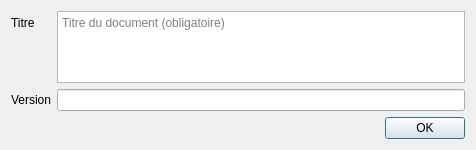
<?xml version="1.0" encoding="UTF-8"?>
<ui version="4.0">
 <class>ModifyTitleDialog</class>
 <widget class="QDialog" name="ModifyTitleDialog">
  <property name="geometry">
   <rect>
    <x>0</x>
    <y>0</y>
    <width>476</width>
    <height>150</height>
   </rect>
  </property>
  <property name="windowTitle">
   <string>Modification du Titre</string>
  </property>
  <layout class="QFormLayout" name="formLayout">
   <item row="1" column="1">
    <widget class="QTextEdit" name="textEditTitle">
     <property name="placeholderText">
      <string>Titre du document (obligatoire)</string>
     </property>
    </widget>
   </item>
   <item row="3" column="0" colspan="2">
    <widget class="QDialogButtonBox" name="buttonBox">
     <property name="orientation">
      <enum>Qt::Horizontal</enum>
     </property>
     <property name="standardButtons">
      <set>QDialogButtonBox::Ok</set>
     </property>
    </widget>
   </item>
   <item row="1" column="0">
    <widget class="QLabel" name="labelTitle">
     <property name="text">
      <string>Titre</string>
     </property>
     <property name="buddy">
      <cstring>textEditTitle</cstring>
     </property>
    </widget>
   </item>
   <item row="2" column="0">
    <widget class="QLabel" name="labelVersion">
     <property name="text">
      <string>Version</string>
     </property>
    </widget>
   </item>
   <item row="2" column="1">
    <widget class="QLineEdit" name="lineEditVersion"/>
   </item>
  </layout>
 </widget>
 <resources/>
 <connections>
  <connection>
   <sender>buttonBox</sender>
   <signal>accepted()</signal>
   <receiver>ModifyTitleDialog</receiver>
   <slot>accept()</slot>
   <hints>
    <hint type="sourcelabel">
     <x>248</x>
     <y>254</y>
    </hint>
    <hint type="destinationlabel">
     <x>157</x>
     <y>274</y>
    </hint>
   </hints>
  </connection>
  <connection>
   <sender>buttonBox</sender>
   <signal>rejected()</signal>
   <receiver>ModifyTitleDialog</receiver>
   <slot>reject()</slot>
   <hints>
    <hint type="sourcelabel">
     <x>316</x>
     <y>260</y>
    </hint>
    <hint type="destinationlabel">
     <x>286</x>
     <y>274</y>
    </hint>
   </hints>
  </connection>
 </connections>
</ui>
